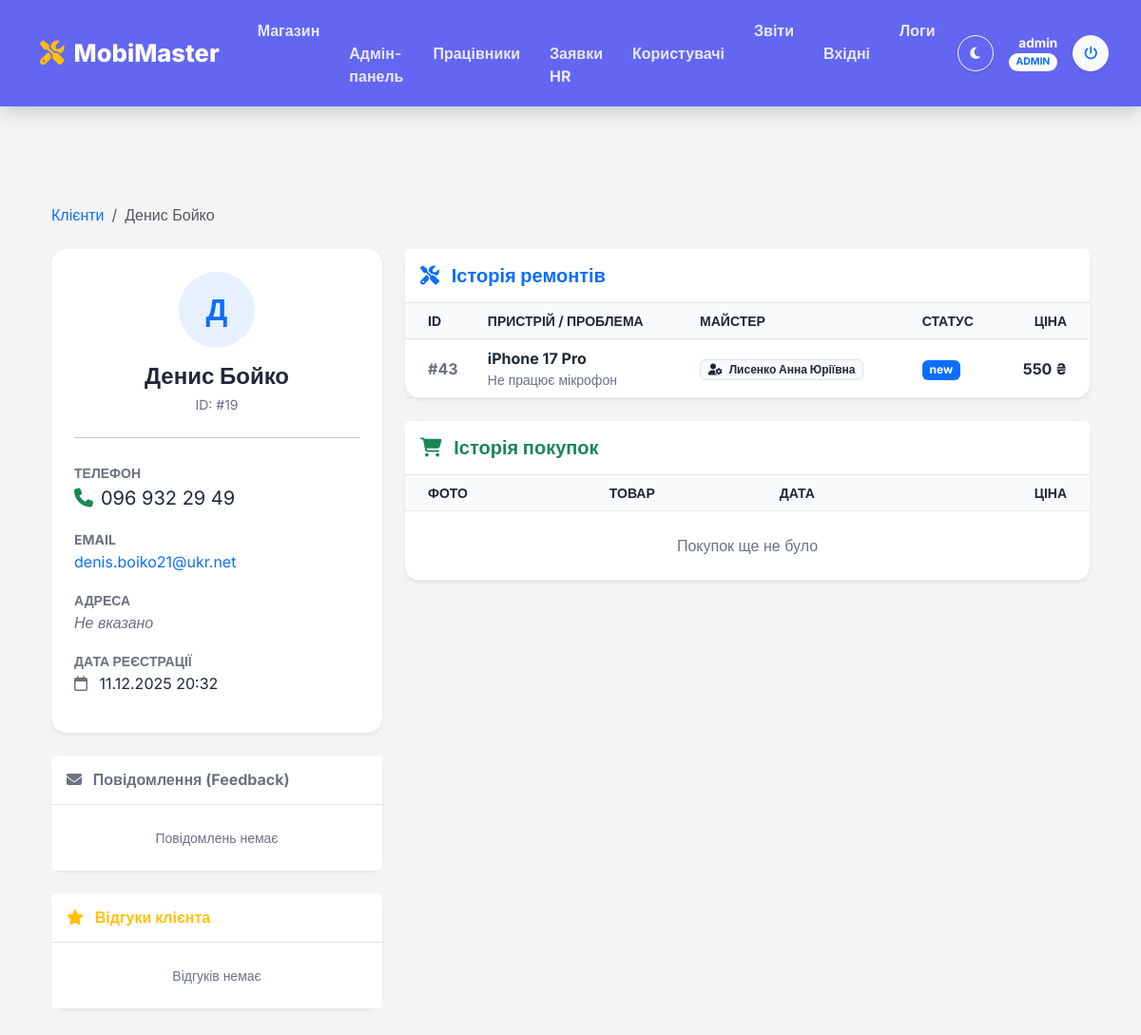
The page /client_details.php?id=19 (signed in) on the database its author committed.
### tables this page shows
CREATE TABLE `clients` (
  `id` int(11) NOT NULL,
  `full_name` varchar(100) NOT NULL COMMENT 'ПІБ клієнта',
  `phone` varchar(20) NOT NULL COMMENT 'Контактний телефон',
  `email` varchar(100) DEFAULT NULL,
  `address` varchar(255) DEFAULT NULL COMMENT 'Адреса проживання',
  `registration_date` datetime DEFAULT current_timestamp()
);

CREATE TABLE `orders` (
  `id` int(11) NOT NULL,
  `client_id` int(11) DEFAULT NULL,
  `contact_name` varchar(255) DEFAULT NULL,
  `contact_phone` varchar(50) DEFAULT NULL,
  `contact_email` varchar(255) DEFAULT NULL,
  `employee_id` int(11) DEFAULT NULL,
  `item_id` int(11) DEFAULT NULL,
  `device_model` varchar(100) DEFAULT NULL COMMENT 'Наприклад: iPhone 11, Samsung S21',
  `problem_description` text DEFAULT NULL COMMENT 'Опис проблеми зі слів клієнта',
  `status` enum('new','in_progress','done','issued','cancelled') DEFAULT 'new' COMMENT 'Статус замовлення',
  `created_at` datetime DEFAULT current_timestamp() COMMENT 'Дата прийому',
  `completed_at` datetime DEFAULT NULL COMMENT 'Дата виконання',
  `final_price` decimal(10,2) NOT NULL COMMENT 'Фактична ціна угоди',
  `image` varchar(255) DEFAULT NULL
);

CREATE TABLE `employees` (
  `id` int(11) NOT NULL,
  `full_name` varchar(100) NOT NULL,
  `position` varchar(50) NOT NULL COMMENT 'Посада: Майстер, Менеджер',
  `phone` varchar(20) NOT NULL,
  `hire_date` date NOT NULL COMMENT 'Дата прийняття на роботу',
  `salary` decimal(10,2) DEFAULT NULL COMMENT 'Ставка зарплати'
);

### client_details.php (the view, shortened to what this page needs)
<?php
require_once 'db.php';
$client_id = $_GET['id'];
$stmt = $pdo->prepare("SELECT * FROM clients WHERE id = ?");
$stmt->execute([$client_id]);
$client = $stmt->fetch(PDO::FETCH_ASSOC);
$sql_repairs = "
    SELECT o.*, e.full_name as master_name
    FROM orders o
    LEFT JOIN employees e ON o.employee_id = e.id
    LEFT JOIN products_services ps ON o.item_id = ps.id
    WHERE o.client_id = ? AND (ps.type != 'product' OR ps.type IS NULL)
    ORDER BY o.created_at DESC
";
$stmt_rep = $pdo->prepare($sql_repairs);
$stmt_rep->execute([$client_id]);
$repairs = $stmt_rep->fetchAll(PDO::FETCH_ASSOC);
$sql_purchases = "
    SELECT o.*, ps.name as product_name, ps.image
    FROM orders o
    JOIN products_services ps ON o.item_id = ps.id
    WHERE o.client_id = ? AND ps.type = 'product'
    ORDER BY o.created_at DESC
";
$stmt_buy = $pdo->prepare($sql_purchases);
$stmt_buy->execute([$client_id]);
$purchases = $stmt_buy->fetchAll(PDO::FETCH_ASSOC);
$sql_msg = "SELECT * FROM feedback WHERE phone = ? OR (email != '' AND email = ?) ORDER BY created_at DESC";
$stmt_msg = $pdo->prepare($sql_msg);
$stmt_msg->execute([$client['phone'], $client['email']]);
$messages = $stmt_msg->fetchAll(PDO::FETCH_ASSOC);
$sql_reviews = "SELECT * FROM reviews WHERE user_name = ? ORDER BY created_at DESC";
$stmt_rev = $pdo->prepare($sql_reviews);
$stmt_rev->execute([$client['full_name']]);
$reviews = $stmt_rev->fetchAll(PDO::FETCH_ASSOC);
function statusColor($s) {
    if ($s == 'new') return 'primary';
    return 'secondary';
}
include 'header.php';
?>
<div class="container py-5">
    <nav aria-label="breadcrumb" class="mb-4">
        <ol class="breadcrumb">
            <li class="breadcrumb-item"><a href="clients.php" class="text-decoration-none">Клієнти</a></li>
            <li class="breadcrumb-item active" aria-current="page"><?= htmlspecialchars($client['full_name']) ?></li>
        </ol>
    </nav>
    <div class="row g-4">
        <div class="col-lg-4">
            <div class="card border-0 shadow-sm rounded-4 mb-4">
                <div class="card-body p-4 text-center">
                    <div class="mb-3">
                        <div class="rounded-circle bg-primary bg-opacity-10 d-inline-flex justify-content-center align-items-center text-primary fw-bold" style="width: 80px; height: 80px; font-size: 2rem;">
                            <?= mb_substr($client['full_name'], 0, 1) ?>
                        </div>
                    </div>
                    <h4 class="fw-bold mb-1"><?= htmlspecialchars($client['full_name']) ?></h4>
                    <p class="text-muted small">ID: #<?= $client['id'] ?></p>
                    <hr class="my-4">
                    <div class="text-start">
                        <div class="mb-3">
                            <label class="small text-muted fw-bold text-uppercase">Телефон</label>
                            <div class="fs-5"><i class="fa-solid fa-phone me-2 text-success"></i><?= htmlspecialchars($client['phone']) ?></div>
                        </div>
                        <div class="mb-3">
                            <label class="small text-muted fw-bold text-uppercase">Email</label>
                            <div class="fs-6">
                                <?php if($client['email']): ?>
                                    <a href="mailto:<?= htmlspecialchars($client['email']) ?>" class="text-decoration-none"><?= htmlspecialchars($client['email']) ?></a>
                                <?php else: ?>
                                    <span class="text-muted fst-italic">Не вказано</span>
                                <?php endif; ?>
                            </div>
                        </div>
                        <div class="mb-3">
                            <label class="small text-muted fw-bold text-uppercase">Адреса</label>
                            <div class="fs-6">
                                <?php if(!empty($client['address'])): ?>
                                    <i class="fa-solid fa-location-dot me-2 text-danger"></i><?= htmlspecialchars($client['address']) ?>
                                <?php else: ?>
                                    <span class="text-muted fst-italic">Не вказано</span>
                                <?php endif; ?>
                            </div>
                        </div>
                        <div class="mb-3">
                            <label class="small text-muted fw-bold text-uppercase">Дата реєстрації</label>
                            <div class="fs-6">
                                <i class="fa-regular fa-calendar me-2 text-secondary"></i>
                                <?= $client['registration_date'] ? date('d.m.Y H:i', strtotime($client['registration_date'])) : 'Невідомо' ?>
                            </div>
                        </div>
                    </div>
                </div>
            </div>
            <div class="card border-0 shadow-sm rounded-4 mb-4">
                <div class="card-header bg-white p-3 border-bottom">
                    <h6 class="mb-0 fw-bold text-secondary"><i class="fa-solid fa-envelope me-2"></i> Повідомлення (Feedback)</h6>
                </div>
                <ul class="list-group list-group-flush">
                    <?php if(count($messages) > 0): ?>
                        <?php foreach($messages as $msg): ?>
                            <li class="list-group-item p-3">
                                <div class="d-flex justify-content-between align-items-center mb-1">
                                    <small class="text-muted"><?= date('d.m.Y H:i', strtotime($msg['created_at'])) ?></small>
                                    <i class="fa-regular fa-comment-dots text-primary opacity-50"></i>
                                </div>
                                <p class="mb-0 small text-dark"><?= nl2br(htmlspecialchars($msg['message'])) ?></p>
                            </li>
                        <?php endforeach; ?>
                    <?php else: ?>
                        <li class="list-group-item p-4 text-center text-muted small">Повідомлень немає</li>
                    <?php endif; ?>
                </ul>
            </div>
            <div class="card border-0 shadow-sm rounded-4">
                <div class="card-header bg-white p-3 border-bottom">
                    <h6 class="mb-0 fw-bold text-warning"><i class="fa-solid fa-star me-2"></i> Відгуки клієнта</h6>
                </div>
                <ul class="list-group list-group-flush">
                    <?php if(count($reviews) > 0): ?>
                        <?php foreach($reviews as $rev): ?>
                            <li class="list-group-item p-3">
                                <div class="mb-1 text-warning small">
                                    <?php for($i=0; $i<$rev['rating']; $i++) echo '<i class="fa-solid fa-star"></i>'; ?>
                                </div>
                                <p class="mb-1 small text-dark fw-bold">"<?= htmlspecialchars($rev['comment']) ?>"</p>
                                <small class="text-muted" style="font-size: 0.75rem;"><?= date('d.m.Y', strtotime($rev['created_at'])) ?></small>
                            </li>
                        <?php endforeach; ?>
                    <?php else: ?>
                        <li class="list-group-item p-4 text-center text-muted small">Відгуків немає</li>
                    <?php endif; ?>
                </ul>
            </div>
        </div>
        <div class="col-lg-8">
            <div class="card border-0 shadow-sm rounded-4 mb-4">
                <div class="card-header bg-white p-3 border-bottom">
                    <h5 class="mb-0 fw-bold text-primary"><i class="fa-solid fa-screwdriver-wrench me-2"></i> Історія ремонтів</h5>
                </div>
                <div class="card-body p-0">
                    <div class="table-responsive">
                        <table class="table table-hover align-middle mb-0">
                            <thead class="bg-light small text-uppercase">
                                <tr>
                                    <th class="ps-4">ID</th>
                                    <th>Пристрій / Проблема</th>
                                    <th>Майстер</th>
                                    <th>Статус</th>
                                    <th class="text-end pe-4">Ціна</th>
                                </tr>
                            </thead>
                            <tbody>
                                <?php foreach ($repairs as $order): ?>
                                <tr>
                                    <td class="ps-4 fw-bold text-muted">#<?= $order['id'] ?></td>
                                    <td>
                                        <div class="fw-bold"><?= htmlspecialchars($order['device_model']) ?></div>
                                        <div class="small text-muted text-truncate" style="max-width: 200px;">
                                            <?= htmlspecialchars($order['problem_description']) ?>
                                        </div>
                                    </td>
                                    <td>
                                        <?php if($order['master_name']): ?>
                                            <span class="badge bg-light text-dark border">
                                                <i class="fa-solid fa-user-gear me-1"></i> <?= htmlspecialchars($order['master_name']) ?>
                                            </span>
                                        <?php else: ?>
                                            <span class="text-muted small">Не призначено</span>
                                        <?php endif; ?>
                                    </td>
                                    <td><span class="badge bg-<?= statusColor($order['status']) ?>"><?= $order['status'] ?></span></td>
                                    <td class="text-end pe-4 fw-bold"><?= number_format($order['final_price'], 0, ' ', ' ') ?> ₴</td>
                                </tr>
                                <?php endforeach; ?>
                            </tbody>
                        </table>
                    </div>
                </div>
            </div>
            <div class="card border-0 shadow-sm rounded-4">
                <div class="card-header bg-white p-3 border-bottom">
                    <h5 class="mb-0 fw-bold text-success"><i class="fa-solid fa-cart-shopping me-2"></i> Історія покупок</h5>
                </div>
                <div class="card-body p-0">
                    <div class="table-responsive">
                        <table class="table table-hover align-middle mb-0">
                            <thead class="bg-light small text-uppercase">
                                <tr>
                                    <th class="ps-4">Фото</th>
                                    <th>Товар</th>
                                    <th>Дата</th>
                                    <th class="text-end pe-4">Ціна</th>
                                </tr>
                            </thead>
                            <tbody>
                                <?php if(empty($purchases)): ?>
                                    <tr><td colspan="4" class="text-center py-4 text-muted">Покупок ще не було</td></tr>
                                <?php endif; ?>
                            </tbody>
                        </table>
                    </div>
                </div>
            </div>
        </div>
    </div>
</div>
<?php include 'footer.php'; ?>

### header.php (style rules this page uses)
:root { --bg-body: #f3f4f6; --bg-card: #ffffff; --bg-secondary: #f9fafb; --text-main: #1f2937; --text-muted: #6b7280; --border-color: #e5e7eb; --navbar-bg: #6366f1; --input-bg: #ffffff; --table-border: #e5e7eb; }
body { background-color: var(--bg-body) !important; color: var(--text-main) !important; font-family: 'Inter', sans-serif; min-height: 100vh; display: flex; flex-direction: column; transition: background-color 0.3s, color 0.3s; }
.card, body.dark-mode .bg-white { background-color: var(--bg-card) !important; color: var(--text-main) !important; border-color: var(--border-color) !important; }
.table { color: var(--text-main) !important; --bs-table-color: var(--text-main); --bs-table-bg: transparent; --bs-table-border-color: var(--table-border); }
.table thead th, body.dark-mode .bg-light { background-color: var(--bg-secondary) !important; color: var(--text-main) !important; border-color: var(--border-color) !important; }
.table tbody td { border-color: var(--border-color) !important; }
.text-dark, h1, h2, h3, h4, h5, h6 { color: var(--text-main) !important; }
.text-muted, .text-secondary { color: var(--text-muted) !important; }

### rows shown on the page
clients: full_name "Денис Бойко", full_name "Д", id "19", phone "096 932 29 49", email "denis.boiko21@ukr.net", registration_date "11.12.2025 20:32"
orders: id "43", device_model "iPhone 17 Pro", problem_description "Не працює мікрофон", employee.full_name "Лисенко Анна Юріївна", status "new", final_price "550"

### other values the page prints
$_SESSION['full_name'] "admin"
